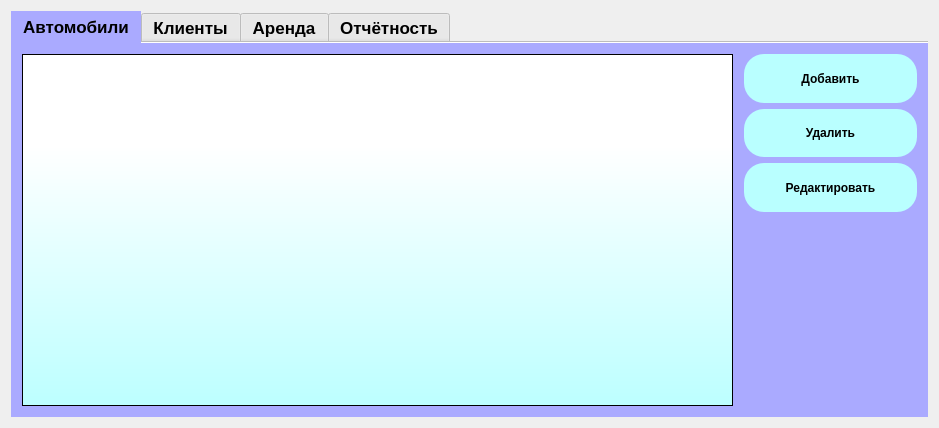
<?xml version="1.0" encoding="UTF-8"?>
<ui version="4.0">
 <class>MainWindow</class>
 <widget class="QMainWindow" name="MainWindow">
  <property name="geometry">
   <rect>
    <x>0</x>
    <y>0</y>
    <width>939</width>
    <height>428</height>
   </rect>
  </property>
  <property name="font">
   <font>
    <pointsize>13</pointsize>
   </font>
  </property>
  <property name="windowTitle">
   <string>Прокат автомобилей</string>
  </property>
  <widget class="QWidget" name="centralWidget">
   <layout class="QGridLayout" name="gridLayout">
    <item row="0" column="0">
     <widget class="QTabWidget" name="tabWidget">
      <property name="font">
       <font>
        <pointsize>13</pointsize>
        <weight>75</weight>
        <bold>true</bold>
       </font>
      </property>
      <property name="styleSheet">
       <string notr="true">QWidget#tabWidget{
background-color: rgb(170, 170, 255);
}
QWidget#tabCar{
background-color: rgb(170, 170, 255);
}
QWidget#tabCustomer{
background-color: rgb(170, 170, 255);
}
QWidget#tabRent{
background-color: rgb(170, 170, 255);
}
QWidget#tabReport{
background-color: rgb(170, 170, 255);
}
QTabBar::tab:selected {
    background-color: rgb(170, 170, 255);
    
}</string>
      </property>
      <property name="tabShape">
       <enum>QTabWidget::Rounded</enum>
      </property>
      <property name="currentIndex">
       <number>0</number>
      </property>
      <property name="documentMode">
       <bool>true</bool>
      </property>
      <widget class="QWidget" name="tabCar">
       <attribute name="title">
        <string>Автомобили</string>
       </attribute>
       <layout class="QGridLayout" name="gridLayout_2" columnstretch="4,1">
        <item row="0" column="0">
         <widget class="QTableView" name="tableCar">
          <property name="styleSheet">
           <string notr="true">background-color: qlineargradient(spread:pad, x1:0.510583, y1:1, x2:0.51, y2:0, stop:0 rgba(188, 255, 255, 255), stop:0.739583 rgba(255, 255, 255, 255));</string>
          </property>
          <property name="selectionMode">
           <enum>QAbstractItemView::SingleSelection</enum>
          </property>
          <property name="selectionBehavior">
           <enum>QAbstractItemView::SelectRows</enum>
          </property>
          <attribute name="horizontalHeaderMinimumSectionSize">
           <number>50</number>
          </attribute>
         </widget>
        </item>
        <item row="0" column="1">
         <layout class="QVBoxLayout" name="verticalLayout" stretch="2,2,2,8">
          <property name="leftMargin">
           <number>5</number>
          </property>
          <item>
           <widget class="QPushButton" name="btnAddCar">
            <property name="sizePolicy">
             <sizepolicy hsizetype="Minimum" vsizetype="Preferred">
              <horstretch>0</horstretch>
              <verstretch>0</verstretch>
             </sizepolicy>
            </property>
            <property name="styleSheet">
             <string notr="true">QPushButton#btnAddCar{
font: 75 11pt &quot;MS Shell Dlg 2&quot;;
border-radius:20px;
background-color: rgb(185, 255, 255);
font-weight:bold;
}
QPushButton#btnAddCar:hover{
background-color: rgb(61, 255, 255);
}
QPushButton#btnAddCar:focus{
background-color: rgb(61, 255, 255);
outline: none;
box-shadow: 0 0 0 4px #cbd6ee;
}
</string>
            </property>
            <property name="text">
             <string>Добавить</string>
            </property>
           </widget>
          </item>
          <item>
           <widget class="QPushButton" name="btnDelCar">
            <property name="sizePolicy">
             <sizepolicy hsizetype="Minimum" vsizetype="Preferred">
              <horstretch>0</horstretch>
              <verstretch>0</verstretch>
             </sizepolicy>
            </property>
            <property name="styleSheet">
             <string notr="true">QPushButton#btnDelCar{
font: 75 11pt &quot;MS Shell Dlg 2&quot;;
border-radius:20px;
background-color: rgb(185, 255, 255);
font-weight:bold;
}
QPushButton#btnDelCar:hover{
background-color: rgb(61, 255, 255);
}</string>
            </property>
            <property name="text">
             <string>Удалить</string>
            </property>
           </widget>
          </item>
          <item>
           <widget class="QPushButton" name="btnEditCar">
            <property name="sizePolicy">
             <sizepolicy hsizetype="Minimum" vsizetype="Preferred">
              <horstretch>0</horstretch>
              <verstretch>0</verstretch>
             </sizepolicy>
            </property>
            <property name="styleSheet">
             <string notr="true">QPushButton#btnEditCar{
font: 75 11pt &quot;MS Shell Dlg 2&quot;;
border-radius:20px;
background-color: rgb(185, 255, 255);
font-weight:bold;
}
QPushButton#btnEditCar:hover{
background-color: rgb(61, 255, 255);
}</string>
            </property>
            <property name="text">
             <string>Редактировать</string>
            </property>
           </widget>
          </item>
          <item>
           <spacer name="verticalSpacer">
            <property name="orientation">
             <enum>Qt::Vertical</enum>
            </property>
            <property name="sizeHint" stdset="0">
             <size>
              <width>20</width>
              <height>40</height>
             </size>
            </property>
           </spacer>
          </item>
         </layout>
        </item>
       </layout>
      </widget>
      <widget class="QWidget" name="tabCustomer">
       <attribute name="title">
        <string>Клиенты</string>
       </attribute>
       <layout class="QGridLayout" name="gridLayout_3" columnstretch="4,1">
        <item row="0" column="0">
         <widget class="QTableView" name="tableCustomer">
          <property name="styleSheet">
           <string notr="true">background-color: qlineargradient(spread:pad, x1:0.510583, y1:1, x2:0.51, y2:0, stop:0 rgba(188, 255, 255, 255), stop:0.739583 rgba(255, 255, 255, 255));</string>
          </property>
          <property name="selectionMode">
           <enum>QAbstractItemView::SingleSelection</enum>
          </property>
          <property name="selectionBehavior">
           <enum>QAbstractItemView::SelectRows</enum>
          </property>
         </widget>
        </item>
        <item row="0" column="1">
         <layout class="QVBoxLayout" name="verticalLayout_2" stretch="2,2,2,8">
          <property name="leftMargin">
           <number>5</number>
          </property>
          <item>
           <widget class="QPushButton" name="btnAddCustomer">
            <property name="sizePolicy">
             <sizepolicy hsizetype="Minimum" vsizetype="Preferred">
              <horstretch>0</horstretch>
              <verstretch>0</verstretch>
             </sizepolicy>
            </property>
            <property name="styleSheet">
             <string notr="true">QPushButton#btnAddCustomer{
font: 75 11pt &quot;MS Shell Dlg 2&quot;;
border-radius:20px;
background-color: rgb(185, 255, 255);
font-weight:bold;
}
QPushButton#btnAddCustomer:hover{
background-color: rgb(61, 255, 255);
}

</string>
            </property>
            <property name="text">
             <string>Добавить</string>
            </property>
           </widget>
          </item>
          <item>
           <widget class="QPushButton" name="btnDelCustomer">
            <property name="sizePolicy">
             <sizepolicy hsizetype="Minimum" vsizetype="Preferred">
              <horstretch>0</horstretch>
              <verstretch>0</verstretch>
             </sizepolicy>
            </property>
            <property name="styleSheet">
             <string notr="true">QPushButton#btnDelCustomer{
font: 75 11pt &quot;MS Shell Dlg 2&quot;;
border-radius:20px;
background-color: rgb(185, 255, 255);
font-weight:bold;
}
QPushButton#btnDelCustomer:hover{
background-color: rgb(61, 255, 255);
}</string>
            </property>
            <property name="text">
             <string>Удалить</string>
            </property>
           </widget>
          </item>
          <item>
           <widget class="QPushButton" name="btnEditCustomer">
            <property name="sizePolicy">
             <sizepolicy hsizetype="Minimum" vsizetype="Preferred">
              <horstretch>0</horstretch>
              <verstretch>0</verstretch>
             </sizepolicy>
            </property>
            <property name="styleSheet">
             <string notr="true">QPushButton#btnEditCustomer{
font: 75 11pt &quot;MS Shell Dlg 2&quot;;
border-radius:20px;
background-color: rgb(185, 255, 255);
font-weight:bold;
}
QPushButton#btnEditCustomer:hover{
background-color: rgb(61, 255, 255);
}</string>
            </property>
            <property name="text">
             <string>Редактировать</string>
            </property>
           </widget>
          </item>
          <item>
           <spacer name="verticalSpacer_2">
            <property name="orientation">
             <enum>Qt::Vertical</enum>
            </property>
            <property name="sizeHint" stdset="0">
             <size>
              <width>20</width>
              <height>40</height>
             </size>
            </property>
           </spacer>
          </item>
         </layout>
        </item>
       </layout>
      </widget>
      <widget class="QWidget" name="tabRent">
       <attribute name="title">
        <string>Аренда</string>
       </attribute>
       <layout class="QGridLayout" name="gridLayout_4" columnstretch="4,1">
        <item row="0" column="0">
         <widget class="QTableView" name="tableRent">
          <property name="styleSheet">
           <string notr="true">background-color: qlineargradient(spread:pad, x1:0.510583, y1:1, x2:0.51, y2:0, stop:0 rgba(188, 255, 255, 255), stop:0.739583 rgba(255, 255, 255, 255));</string>
          </property>
          <property name="selectionMode">
           <enum>QAbstractItemView::SingleSelection</enum>
          </property>
          <property name="selectionBehavior">
           <enum>QAbstractItemView::SelectRows</enum>
          </property>
         </widget>
        </item>
        <item row="0" column="1">
         <layout class="QVBoxLayout" name="verticalLayout_3" stretch="2,2,2,8">
          <item>
           <widget class="QPushButton" name="btnAddRent">
            <property name="sizePolicy">
             <sizepolicy hsizetype="Minimum" vsizetype="Preferred">
              <horstretch>0</horstretch>
              <verstretch>0</verstretch>
             </sizepolicy>
            </property>
            <property name="styleSheet">
             <string notr="true">QPushButton#btnAddRent{
font: 75 11pt &quot;MS Shell Dlg 2&quot;;
border-radius:20px;
background-color: rgb(185, 255, 255);
font-weight:bold;
}
QPushButton#btnAddRent:hover{
background-color: rgb(61, 255, 255);
}</string>
            </property>
            <property name="text">
             <string>Аренда</string>
            </property>
           </widget>
          </item>
          <item>
           <widget class="QPushButton" name="btnDelRent">
            <property name="sizePolicy">
             <sizepolicy hsizetype="Minimum" vsizetype="Preferred">
              <horstretch>0</horstretch>
              <verstretch>0</verstretch>
             </sizepolicy>
            </property>
            <property name="styleSheet">
             <string notr="true">QPushButton#btnDelRent{
font: 75 11pt &quot;MS Shell Dlg 2&quot;;
border-radius:20px;
background-color: rgb(185, 255, 255);
font-weight:bold;
}
QPushButton#btnDelRent:hover{
background-color: rgb(61, 255, 255);
}</string>
            </property>
            <property name="text">
             <string>Возврат</string>
            </property>
           </widget>
          </item>
          <item>
           <widget class="QPushButton" name="btnEditRent">
            <property name="sizePolicy">
             <sizepolicy hsizetype="Minimum" vsizetype="Preferred">
              <horstretch>0</horstretch>
              <verstretch>0</verstretch>
             </sizepolicy>
            </property>
            <property name="styleSheet">
             <string notr="true">QPushButton#btnEditRent{
font: 75 11pt &quot;MS Shell Dlg 2&quot;;
border-radius:20px;
background-color: rgb(185, 255, 255);
font-weight:bold;
}
QPushButton#btnEditRent:hover{
background-color: rgb(61, 255, 255);
}</string>
            </property>
            <property name="text">
             <string>Редактировать</string>
            </property>
           </widget>
          </item>
          <item>
           <spacer name="verticalSpacer_3">
            <property name="orientation">
             <enum>Qt::Vertical</enum>
            </property>
            <property name="sizeHint" stdset="0">
             <size>
              <width>20</width>
              <height>40</height>
             </size>
            </property>
           </spacer>
          </item>
         </layout>
        </item>
       </layout>
      </widget>
      <widget class="QWidget" name="tabReport">
       <attribute name="title">
        <string>Отчётность</string>
       </attribute>
       <layout class="QVBoxLayout" name="verticalLayout_4">
        <item>
         <widget class="QTableView" name="tableReport">
          <property name="styleSheet">
           <string notr="true">background-color: qlineargradient(spread:pad, x1:0.510583, y1:1, x2:0.51, y2:0, stop:0 rgba(188, 255, 255, 255), stop:0.739583 rgba(255, 255, 255, 255));</string>
          </property>
         </widget>
        </item>
       </layout>
      </widget>
     </widget>
    </item>
   </layout>
  </widget>
  <widget class="QMenuBar" name="menuBar">
   <property name="geometry">
    <rect>
     <x>0</x>
     <y>0</y>
     <width>939</width>
     <height>21</height>
    </rect>
   </property>
  </widget>
 </widget>
 <layoutdefault spacing="6" margin="11"/>
 <resources/>
 <connections/>
</ui>
